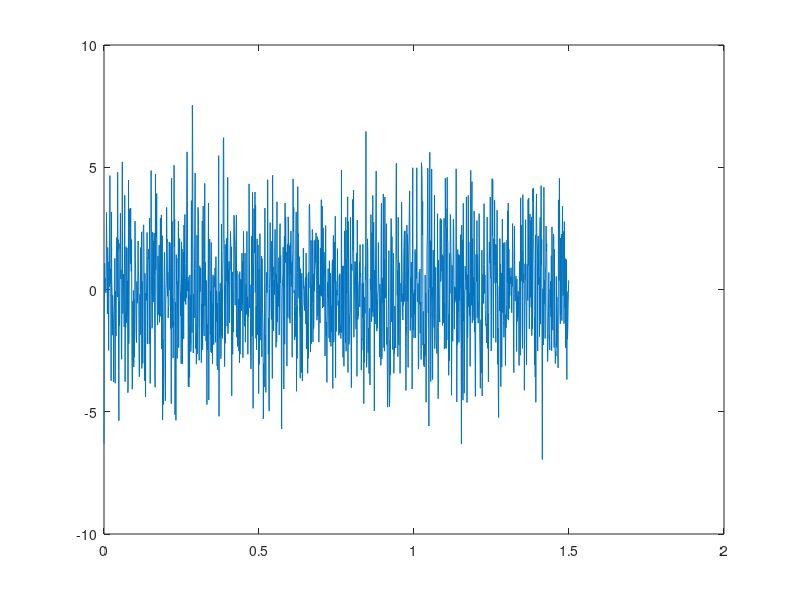
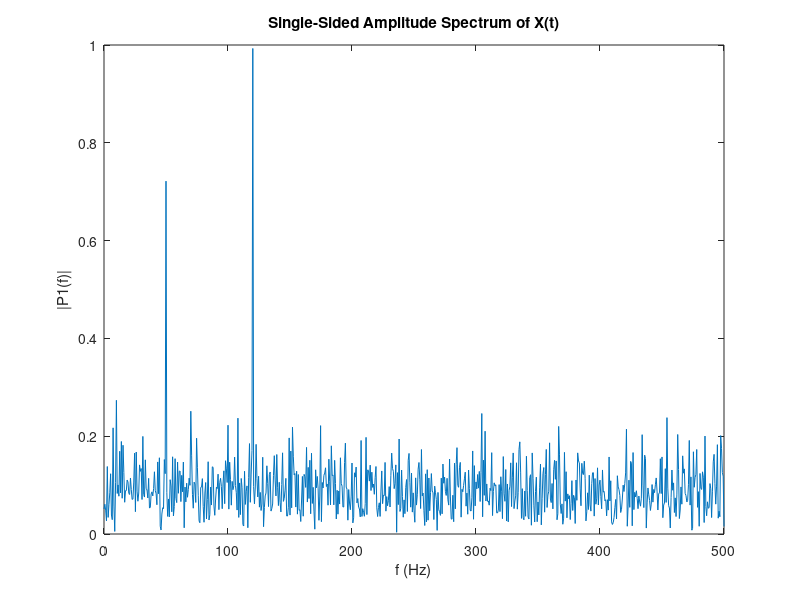

MATLAB code for these plots, in order:
clear
clc

Fs = 1000;            % Sampling frequency                    
T = 1/Fs;             % Sampling period       
L = 1500;             % Length of signal
t = (0:L-1)*T;        % Time vector

X = 0.7*sin(2*pi*50*t) + sin(2*pi*120*t);
X = X + 2*randn(size(t));

% plot(1000*t(1:50),X(1:50))
% title('Signal Corrupted with Zero-Mean Random Noise')
% xlabel('t (milliseconds)')
% ylabel('X(t)')
plot(t,X)

Y = fft(X);

P2 = abs(Y/L);
P1 = P2(1:L/2+1);
P1(2:end-1) = 2*P1(2:end-1);

f = (0:(L/2))*Fs/L;
figure
plot(f,P1) 
title('Single-Sided Amplitude Spectrum of X(t)')
xlabel('f (Hz)')
ylabel('|P1(f)|')